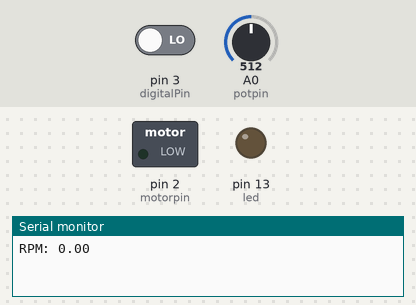
Bench run of a sketch on a simulated Arduino Uno, built with avr-gcc and run on an emulated ATmega328P. On the bench: switched loads named in the sketch (green lamp = pin HIGH), output pins drawn as LEDs (lit = HIGH), the last lines printed to the serial monitor. The test bench sets the inputs (shaded band); at power-on: A0 (potpin) = 512, pin 3 (digitalPin) LOW.

Above: at 1.2 s.
1.3 s: A0 (potpin) set to 522
At 2.5 s:
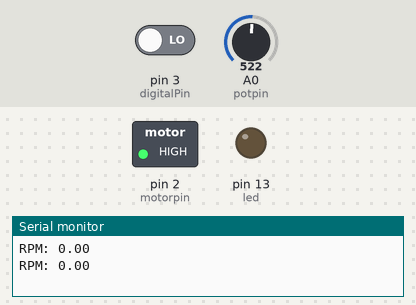
2.8 s: A0 (potpin) set to 511
At 3.8 s:
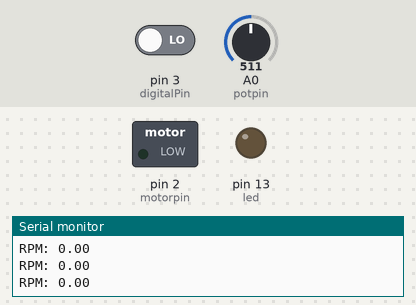
4.3 s: A0 (potpin) set to 716
At 4.9 s:
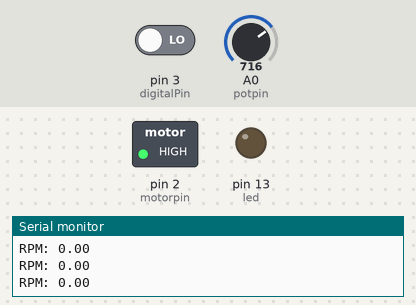
Timing chart, 0 to 7.3 s (numbered marks = the images above; inputs shaded):
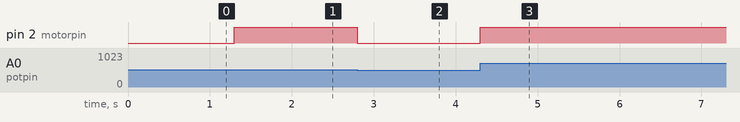

The sketch:

Hall2.ino
```cpp
int led = 13; // Emplear el LED integrado en el Arduino
int digitalPin = 3; // La salida digital del sensor
volatile int pulseCount = 0; // Contador de pulsos (revoluciones)
unsigned long lastTime = 0;
float rpm = 0;
const int motorpin = 2;
const int potpin = A0;
int pot;
int speed;

void setup() {
  pinMode(led, OUTPUT);
  pinMode(digitalPin, INPUT);
  attachInterrupt(digitalPin - 2, countPulse, RISING); // Interrupción para contar pulsos
  Serial.begin(9600);
}

void loop() {
  unsigned long currentTime = millis();
  if (currentTime - lastTime >= 1000) { // Calcular RPM cada segundo
    noInterrupts(); // Detener las interrupciones mientras se calcula
    rpm = (pulseCount * 60.0); // Convertir a RPM
    pulseCount = 0; // Reiniciar contador de pulsos
    lastTime = currentTime; // Actualizar el tiempo
    interrupts(); // Reanudar interrupciones
    Serial.print("RPM: ");
    Serial.println(rpm);
  }
  pot = analogRead(potpin);
  speed = map(pot,0,1023,0,255);
  analogWrite(motorpin,speed);
  //Serial.println(speed);
}

void countPulse() {
  pulseCount++; // Incrementar contador de pulsos
}
```

Measured:
- the behaviour switches between 513 and 514 on A0 (potpin) (found by bisection; images 0 and 1)
- after the input at 1.3 s, pin 2 (motorpin): LOW → HIGH at once
- after the input at 2.8 s, pin 2 (motorpin): HIGH → LOW at once
- after the input at 4.3 s, pin 2 (motorpin): LOW → HIGH at once
